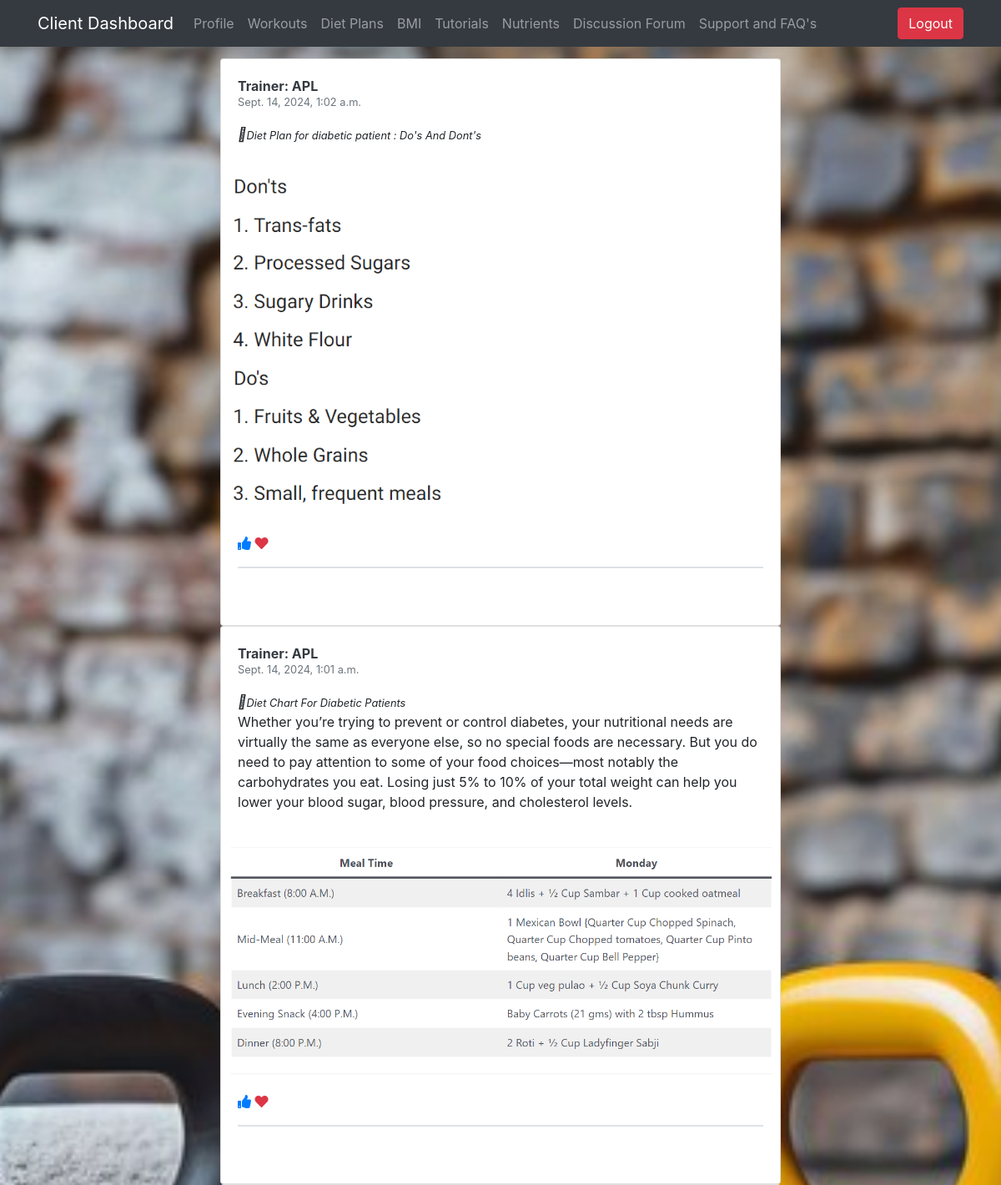
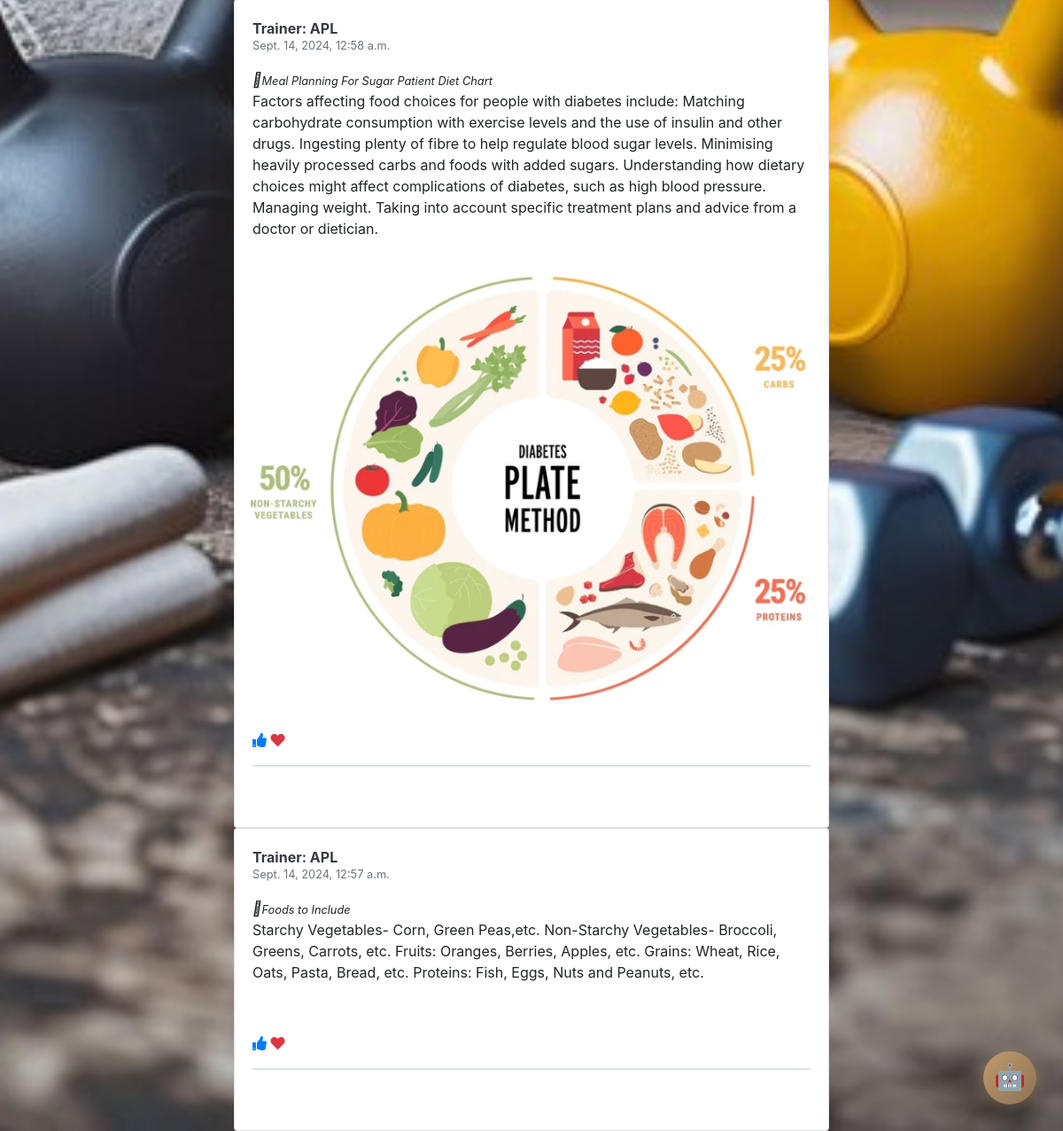
The app's page /client-plan-content/2/ (signed in) with its own data (2 pictures, top to bottom).
### main/models.py (models this page shows, shortened)
class Plan_Content(models.Model):
    plan_content_id = models.CharField(max_length=100, default=uuid.uuid4, unique=True)
    plan_id = models.ForeignKey(Plan, on_delete=models.CASCADE)
    plan_content_tag = models.TextField(max_length=5000, blank=True, null=True)
    plan_content_description = models.TextField(max_length=5000, blank=True, null=True)
    content_img = models.ImageField(upload_to='images/', blank=True, null=True)
    datetime = models.DateTimeField(auto_now_add=True, blank=True, null=True)
    upload_by = models.ForeignKey(Trainer, on_delete=models.CASCADE)

class Trainer(models.Model):
    user = models.OneToOneField(User, on_delete=models.CASCADE)
    trainer_tag = models.CharField(max_length=10, unique=True, blank=True, null=True)
    first_name = models.CharField(max_length=200, blank=True, null=True)
    last_name = models.CharField(max_length=200, blank=True, null=True)
    email = models.EmailField(max_length=200, blank=True, null=True)
    phone = models.CharField(max_length=200, blank=True, null=True)
    joined_date = models.DateField(default=timezone.now, blank=True)
    bio = models.CharField(max_length=400, blank=True, null=True)
    gender = models.CharField(max_length=200, blank=True, null=True, default="Choose option")
    achievement = models.CharField(max_length=200, blank=True, null=True, default="none")
    time1 = models.CharField(max_length=200, blank=True, null=True)
    time2 = models.CharField(max_length=200, blank=True, null=True)
    time3 = models.CharField(max_length=200, blank=True, null=True)
    def __str__(self):
        return self.trainer_tag

### main/views.py (the view)
# urls.py: path('client-plan-content/<str:plan_id>/', views.planContentviewClient, name='planContentviewClient'),
@login_required(login_url='clientLogin')
@subscription_required
def planContentviewClient(request, plan_id):
    if Client.objects.filter(user=request.user).exists():
        planContentviewClient = Plan_Content.objects.all()[::-1]
        return render(request, 'planContentviewClient.html', {'planContentviewClient':planContentviewClient , 'plan_id': plan_id})
    else:
        return redirect('clientLogin')

### main/models.py (called while the page is built)
    def is_subscription_valid(self):
        if self.is_active and self.subscription_end_date:
            if timezone.is_naive(self.subscription_end_date):
                self.subscription_end_date = timezone.make_aware(self.subscription_end_date, timezone.get_default_timezone())
            return self.subscription_end_date > timezone.now()
        return False

### templates/planContentviewClient.html (shortened to what this page needs)
{% load static %}
<!doctype html>
<html lang="en">
<head>
    <link href="https://stackpath.bootstrapcdn.com/bootstrap/4.5.2/css/bootstrap.min.css" rel="stylesheet">
</head>
<body>
    <nav class="navbar navbar-expand-lg navbar-dark bg-dark fixed-top">
        <div class="container">
            <a class="navbar-brand" href="#">Client Dashboard</a>
            <div class="collapse navbar-collapse">
                <ul class="navbar-nav mr-auto">
                    <li class="nav-item"><a href="/client-profile/" class="nav-link">Profile</a></li>
                    <li class="nav-item"><a href="/client-wplan-view/" class="nav-link">Workouts</a></li>
                    <li class="nav-item"><a href="/client-plan-view/" class="nav-link">Diet Plans</a></li>
                    <li class="nav-item"><a href="/bmi/" class="nav-link">BMI</a></li>
                    <li class="nav-item"><a href="/workout/" class="nav-link">Tutorials</a></li>
                    <li class="nav-item"><a href="/tracker/" class="nav-link">Nutrients</a></li>
                    <li class="nav-item"><a href="/discussion-client-view/" class="nav-link">Discussion Forum</a></li>
                    <li class="nav-item"><a href="/support&faq/" class="nav-link">Support and FAQ's</a></li>
                </ul>
            </div>
            <button type="button" class="btn btn-danger" onclick="document.getElementById('logout-form').submit();">
                Logout
            </button>
        </div>
    </nav>
    <div class="container">
        {% for content in planContentviewClient %}
        <section class="Body">
            {% if content.plan_id.plan_id == plan_id %}
            <div class="card" style="max-width: 42rem">
                <div class="card-body">
                    <div class="d-flex mb-3">
                        <div>
                            <a href="" class="text-dark mb-0">
                                <strong>Trainer: {{content.upload_by}}</strong>
                            </a>
                            <a href="" class="text-muted d-block" style="margin-top: -6px">
                                <small>{{content.datetime}}</small>
                            </a>
                        </div>
                    </div>
                    <div>
                        <i class="fa-solid fa-tag"><small>{{content.plan_content_tag}}</small></i>
                        <p>{{content.plan_content_description}}</p>
                    </div>
                </div>
                <div class="bg-image hover-overlay ripple rounded-0" data-mdb-ripple-color="light">
                    {% if content.content_img %}
                    <img src="{{ content.content_img.url }}" class="img-fluid" />
                    {% endif %}
                </div>
                <div class="card-body">
                    <div class="d-flex justify-content-between mb-3">
                        <div>
                            <a href="">
                                <i class="fas fa-thumbs-up text-primary"></i>
                                <i class="fas fa-heart text-danger"></i>
                            </a>
                        </div>
                    </div>
                    <form action="" method="POST">
                        <div class="d-flex justify-content-between text-center border-top border-bottom mb-4">
                        </div>
                        <br>
                    </form>
                </div>
            </div>
            {% endif %}
        </section>
        {% endfor %}
    </div>
    {% include 'chatbot_widget.html' %}
</body>
</html>

### records on screen
Plan_Content: upload_by "APL", datetime "Sept. 14, 2024, 1:02 a.m.", plan_content_tag "Diet Plan for diabetic patient : Do's And Dont's", content_img (picture)
Plan_Content: upload_by "APL", datetime "Sept. 14, 2024, 1:01 a.m.", plan_content_tag "Diet Chart For Diabetic Patients", plan_content_description "Whether you’re trying to prevent or control diabetes, your nutritional needs are virtually the same as everyone else, so no special foods are necessary. But you do need to pay attention to some of your food choices—most notably the carbohydrates you eat. Losing just 5% to 10% of your total weight can help you lower your blood sugar, blood pressure, and cholesterol levels.", content_img (picture)
Plan_Content: upload_by "APL", datetime "Sept. 14, 2024, 12:58 a.m.", plan_content_tag "Meal Planning For Sugar Patient Diet Chart", plan_content_description "Factors affecting food choices for people with diabetes include: Matching carbohydrate consumption with exercise levels and the use of insulin and other drugs. Ingesting plenty of fibre to help regulate blood sugar levels. Minimising heavily processed carbs and foods with added sugars. Understanding how dietary choices might affect complications of diabetes, such as high blood pressure. Managing weight. Taking into account specific treatment plans and advice from a doctor or dietician.", content_img (picture)
Plan_Content: upload_by "APL", datetime "Sept. 14, 2024, 12:57 a.m.", plan_content_tag "Foods to Include", plan_content_description "Starchy Vegetables- Corn, Green Peas,etc. Non-Starchy Vegetables- Broccoli, Greens, Carrots, etc. Fruits: Oranges, Berries, Apples, etc. Grains: Wheat, Rice, Oats, Pasta, Bread, etc. Proteins: Fish, Eggs, Nuts and Peanuts, etc."
